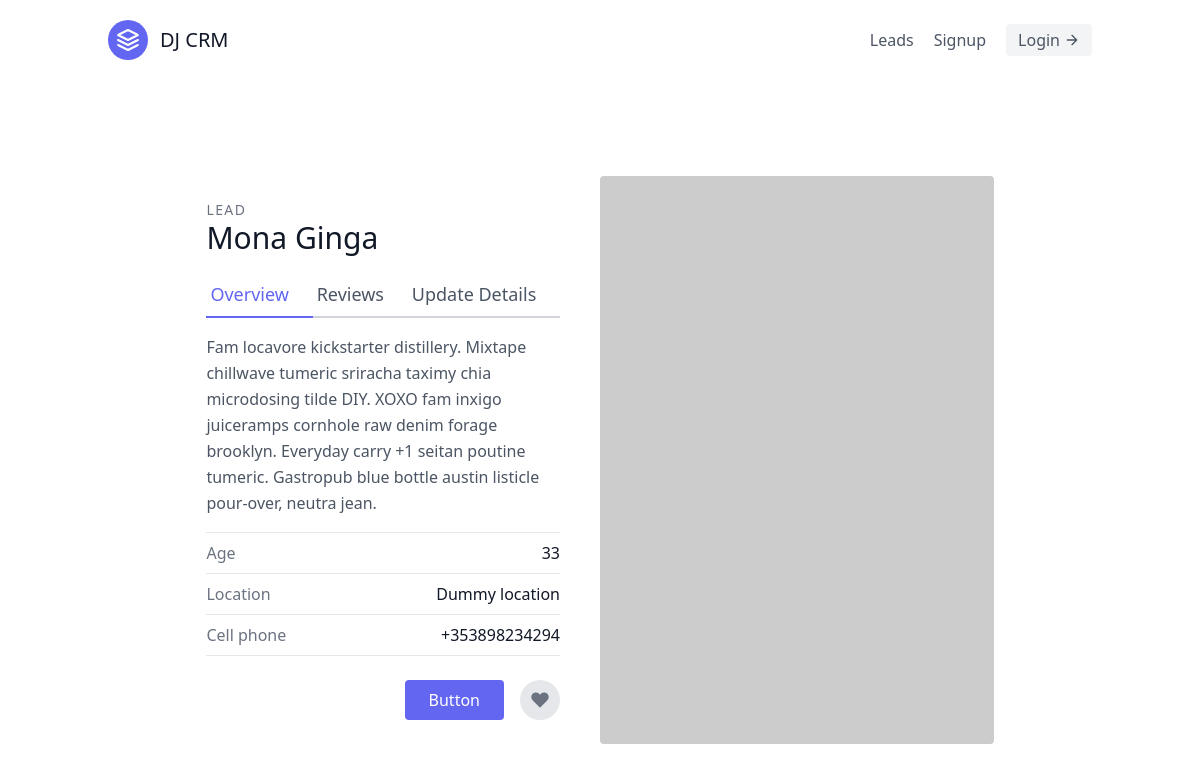
The app's page /leads/7/ with its own data.
### leads/models.py (models this page shows, shortened)
class Lead(models.Model):
    first_name = models.CharField(max_length=20)
    last_name = models.CharField(max_length=20)
    age = models.IntegerField(default=0)
    agent = models.ForeignKey("Agent", on_delete=models.CASCADE)

### leads/views.py (the view)
# urls.py: path('<int:pk>/', LeadDetailView.as_view(), name='lead-detail'),
class LeadDetailView(DetailView):
    template_name = 'leads/lead_detail.html'
    queryset = Lead.objects.all()
    context_object_name = 'lead'

### leads/templates/leads/lead_detail.html
{% extends 'base.html' %}
{% block content %}
<section class="text-gray-600 body-font overflow-hidden">
    <div class="container px-5 py-24 mx-auto">
      <div class="lg:w-4/5 mx-auto flex flex-wrap">
        <div class="lg:w-1/2 w-full lg:pr-10 lg:py-6 mb-6 lg:mb-0">
          <h2 class="text-sm title-font text-gray-500 tracking-widest">LEAD</h2>
          <h1 class="text-gray-900 text-3xl title-font font-medium mb-4">{{lead.first_name}} {{lead.last_name}}</h1>
          <div class="flex mb-4">
            <a href="{% url 'leads:lead-detail' lead.pk%}" class="flex-grow text-indigo-500 border-b-2 border-indigo-500 py-2 text-lg px-1">Overview</a>
            <a class="flex-grow border-b-2 border-gray-300 py-2 text-lg px-1">Reviews</a>
            <a href="{% url 'leads:lead-update' lead.pk %}" class="flex-grow border-b-2 border-gray-300 py-2 text-lg px-1">Update Details</a>
          </div>
          <p class="leading-relaxed mb-4">Fam locavore kickstarter distillery. Mixtape chillwave tumeric sriracha taximy chia microdosing tilde DIY. XOXO fam inxigo juiceramps cornhole raw denim forage brooklyn. Everyday carry +1 seitan poutine tumeric. Gastropub blue bottle austin listicle pour-over, neutra jean.</p>
          <div class="flex border-t border-gray-200 py-2">
            <span class="text-gray-500">Age</span>
            <span class="ml-auto text-gray-900">{{lead.age }}</span>
          </div>
          <div class="flex border-t border-gray-200 py-2">
            <span class="text-gray-500">Location</span>
            <span class="ml-auto text-gray-900">Dummy location </span>
          </div>
          <div class="flex border-t border-b mb-6 border-gray-200 py-2">
            <span class="text-gray-500">Cell phone</span>
            <span class="ml-auto text-gray-900">+353898234294</span>
          </div>
          <div class="flex">
             <button class="flex ml-auto text-white bg-indigo-500 border-0 py-2 px-6 focus:outline-none hover:bg-indigo-600 rounded">Button</button>
            <button class="rounded-full w-10 h-10 bg-gray-200 p-0 border-0 inline-flex items-center justify-center text-gray-500 ml-4">
              <svg fill="currentColor" stroke-linecap="round" stroke-linejoin="round" stroke-width="2" class="w-5 h-5" viewBox="0 0 24 24">
                <path d="M20.84 4.61a5.5 5.5 0 00-7.78 0L12 5.67l-1.06-1.06a5.5 5.5 0 00-7.78 7.78l1.06 1.06L12 21.23l7.78-7.78 1.06-1.06a5.5 5.5 0 000-7.78z"></path>
              </svg>
            </button>
          </div>
        </div>
        <img alt="ecommerce" class="lg:w-1/2 w-full lg:h-auto h-64 object-cover object-center rounded" src="https://dummyimage.com/400x400">
      </div>
    </div>
  </section>
{% endblock content %}

### records on screen
Lead: first_name "Mona", last_name "Ginga", age "33"
